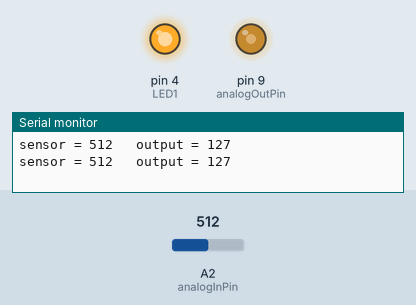
Bench run of a sketch on a simulated Arduino Uno, built with avr-gcc and run on an emulated ATmega328P. On the bench: output pins drawn as LEDs (lit = HIGH), the last lines printed to the serial monitor. The inputs (shaded band) are chosen by the test bench; at power-on: A2 (analogInPin) = 512.

Above: at 1.8 s.
1.9 s: A2 (analogInPin) set to 710
At 3.2 s:
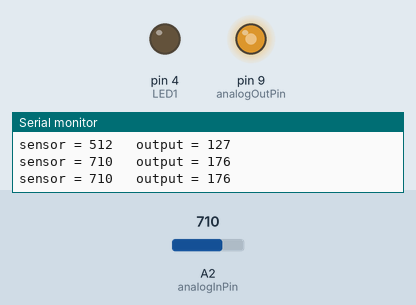
3.5 s: A2 (analogInPin) set to 690
At 4.8 s:
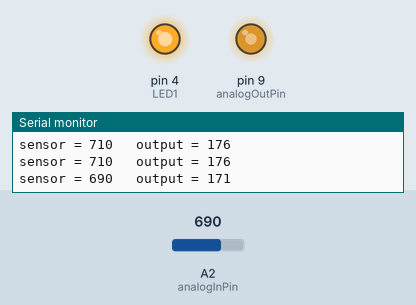
5.5 s: A2 (analogInPin) set to 900
At 6.4 s:
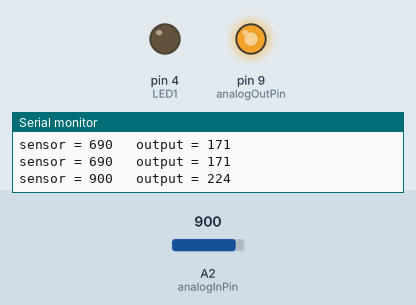
7.5 s: A2 (analogInPin) set to 122
At 9.2 s:
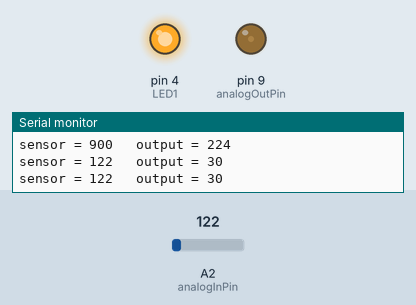
9.5 s: A2 (analogInPin) set to 0
At 10.7 s:
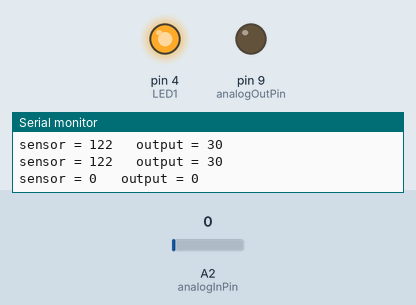
11.5 s: A2 (analogInPin) set to 511
At 12.3 s:
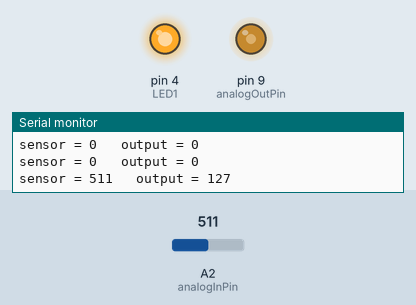
Timing chart, 0 to 14.5 s (numbered marks = the images above; inputs shaded):
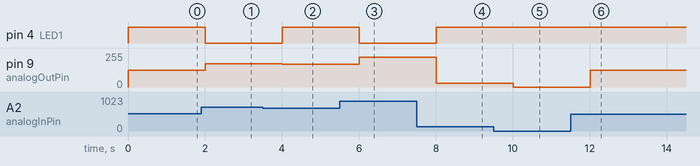

The sketch:

AnalogInOutSerial.ino
```cpp
const int analogInPin = A2;
const int analogOutPin = 9;
const int LED1 = 4;

int sensorValue = 0;
int outputValue = 0;

void setup() {
  pinMode(LED1, OUTPUT);
  Serial.begin(9600);
}

void loop() {
  sensorValue = analogRead(analogInPin);

  if(sensorValue>=700){
    digitalWrite(LED1, LOW);
  }
  else{
    digitalWrite(LED1, HIGH);
  }

  outputValue = map(sensorValue, 0, 1023, 0, 255);
  analogWrite(analogOutPin, outputValue);

  Serial.print("sensor = ");
  Serial.print(sensorValue);
  Serial.print("\t output = ");
  Serial.println(outputValue);

  delay(1000);
}
```

Measured:
- after the input at 1.9 s, pin 4 (LED1): HIGH → LOW after 0.10 s; pin 9 (analogOutPin): 127/255 → 176/255 after 0.10 s
- after the input at 3.5 s, pin 4 (LED1): LOW → HIGH after 0.50 s; pin 9 (analogOutPin): 176/255 → 171/255 after 0.50 s
- after the input at 5.5 s, pin 4 (LED1): HIGH → LOW after 0.50 s; pin 9 (analogOutPin): 171/255 → 224/255 after 0.50 s
- after the input at 7.5 s, pin 4 (LED1): LOW → HIGH after 0.51 s; pin 9 (analogOutPin): 224/255 → 30/255 after 0.51 s
- after the input at 9.5 s, pin 9 (analogOutPin): 30/255 → 0/255 after 0.51 s
- after the input at 11.5 s, pin 9 (analogOutPin): 0/255 → 127/255 after 0.51 s
